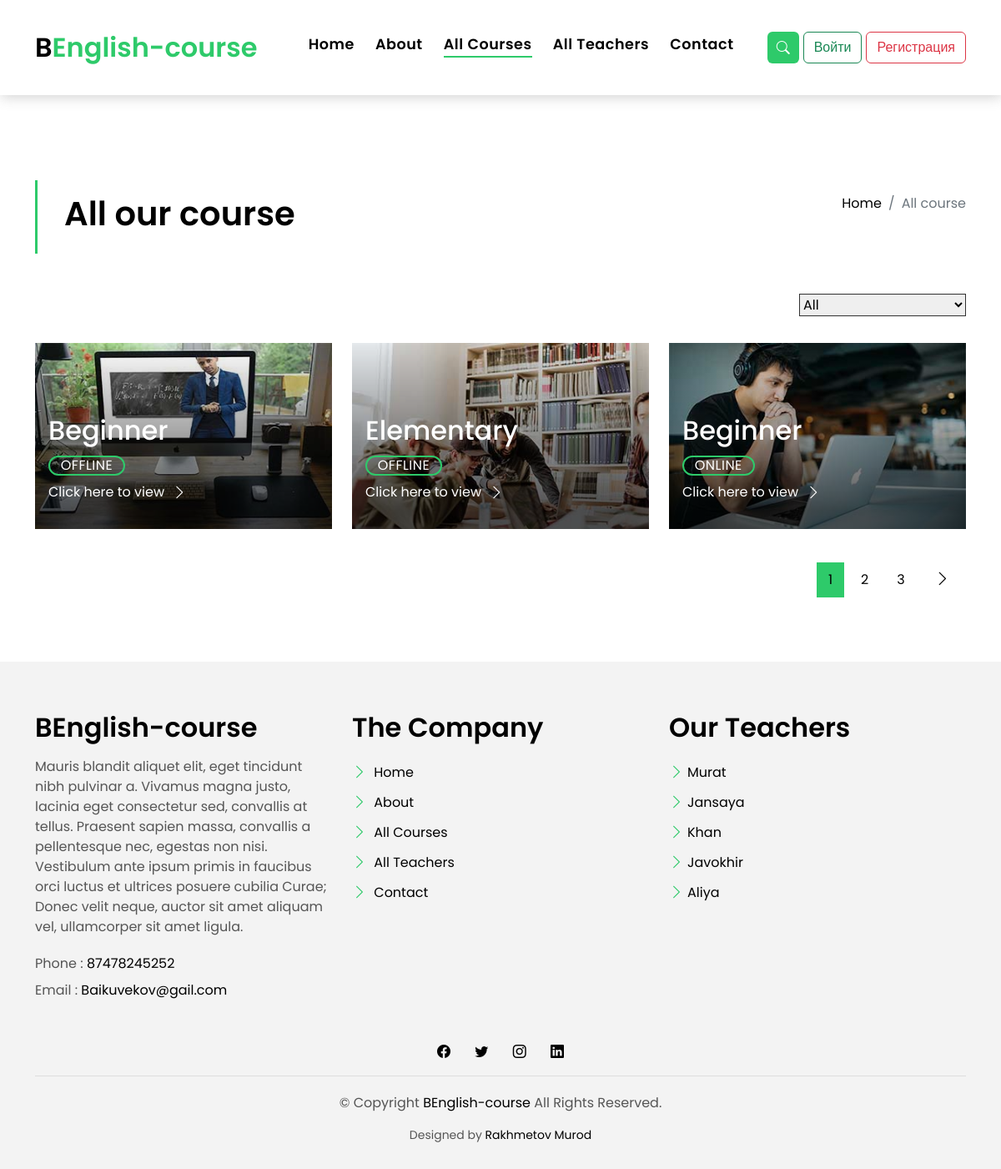
Screenshot of /course/ with the database file from the repository.
### main/models.py (models this page shows, shortened)
class Course(models.Model):
    name = models.CharField(max_length=200, blank=True)
    price = models.IntegerField(default=0, blank=True)
    desc1 = models.TextField()
    desc2 = models.TextField()
    duration = models.CharField(max_length=200, blank=True)
    address = models.CharField(max_length=200, blank=True)
    type_course = models.ForeignKey(Category, on_delete=models.CASCADE, null=True, blank=True)
    logo1 = models.ImageField(upload_to='upload', blank=True)
    logo2 = models.ImageField(upload_to='upload', blank=True)
    teacher = models.ForeignKey(Teacher, on_delete=models.CASCADE, null=True, blank=True)
    location_cart = models.CharField(max_length=200, blank=True)

class Category(models.Model):
    name = models.CharField(max_length=200, blank=True)
    logo = models.ImageField(upload_to='upload', blank=True)
    posted_date = models.DateTimeField(default=datetime.now())

class AboutCompany(models.Model):
    name = models.CharField(max_length=200, blank=True)
    name_author = models.CharField(max_length=200, blank=True)
    desc1 = models.TextField()
    desc2 = models.TextField()
    desc_footer = models.TextField()
    phone = models.CharField(max_length=200, blank=True)
    email = models.CharField(max_length=200, blank=True)
    address = models.CharField(max_length=200, blank=True)
    instagram = models.CharField(max_length=200, blank=True)
    facebook = models.CharField(max_length=200, blank=True)
    twitter = models.CharField(max_length=200, blank=True)
    linkedin = models.CharField(max_length=200, blank=True)
    logo_big = models.ImageField(upload_to='upload', blank=True)
    logo_author = models.ImageField(upload_to='upload', blank=True)

class Teacher(models.Model):
    name = models.CharField(max_length=200, blank=True)
    desc = models.TextField()
    logo = models.ImageField(upload_to='upload', blank=True)
    phone = models.CharField(max_length=200, blank=True)
    email = models.CharField(max_length=200, blank=True)
    skype = models.CharField(max_length=200, blank=True)
    instagram = models.CharField(max_length=200, blank=True)
    facebook = models.CharField(max_length=200, blank=True)
    twitter = models.CharField(max_length=200, blank=True)
    linkedin = models.CharField(max_length=200, blank=True)
    category = models.ForeignKey(Category, on_delete=models.CASCADE, null=True, blank=True)
    best_teacher = models.BooleanField(default=False)
    assistant = models.BooleanField(default=False)
    experience = models.CharField(max_length=200, blank=True)

### main/views.py (the view)
# urls.py: path('course/', courseHandler),
def courseHandler(request):
    user_id = request.session.get('user_id', None)
    active_user = None
    if user_id:
        active_user = SiteUser.objects.get(id=int(user_id))
    teachers = Teacher.objects.all()
    sort = request.GET.get('sort', 'all')
    about = AboutCompany.objects.all()
    if sort == 'offline':
        courses = Course.objects.filter(type_course__name="Offline")
    elif sort == 'online':
        courses = Course.objects.filter(type_course__name="Online")
    else:
        courses = Course.objects.all()
    limit = request.GET.get('limit', 3)
    current_page = int(request.GET.get('page', 1))
    total = len(courses)
    pages_count = ceil(total / limit)
    pages = range(1, pages_count + 1)
    stop = current_page * limit
    start = stop - limit
    prev_page = current_page - 1
    next_page = None
    if current_page < pages_count:
        next_page = current_page + 1
    return render(request, 'all-course.html', {
        'courses': courses[start:stop],
        'pages': pages,
        'prev_page': prev_page,
        'next_page': next_page,
        'current_page': current_page,
        'sort': sort,
        'teachers': teachers,
        'about': about,
        'active_user': active_user,
        'user_id': user_id,
    })

### template/all-course.html (shortened to what this page needs)
{% extends 'base.html' %}
{% block content %}
<main id="main">
    <section class="intro-single">
        <div class="container">
            <div class="row">
                <div class="col-md-12 col-lg-8">
                    <div class="title-single-box">
                        <h1 class="title-single">All our course</h1>
                    </div>
                </div>
                <div class="col-md-12 col-lg-4">
                    <nav aria-label="breadcrumb" class="breadcrumb-box d-flex justify-content-lg-end">
                        <ol class="breadcrumb">
                            <li class="breadcrumb-item">
                                <a href="/">Home</a>
                            </li>
                            <li class="breadcrumb-item active" aria-current="page">
                                All course
                            </li>
                        </ol>
                    </nav>
                </div>
            </div>
        </div>
    </section>
    <section class="property-grid grid">
        <div class="container">
            <div class="row">
                <div class="col-sm-12">
                    <div class="grid-option">
                        <form>
                            <select name="sort" class="custom-select js-changes">
                                <option value="all" {% if sort == 'all' %} selected {% endif %}>All</option>
                            </select>
                        </form>
                    </div>
                </div>
                {% for c in courses %}
                <div class="col-md-4">
                    <div class="card-box-a card-shadow">
                        <div class="img-box-a">
                            <img src="/media/{{ c.logo1 }}/" alt="" class="img-a img-fluid">
                        </div>
                        <div class="card-overlay">
                            <div class="card-overlay-a-content">
                                <div class="card-header-a">
                                    <h2 class="card-title-a">
                                        <a href="/course/{{ c.id }}/">{{ c.name }}</a>
                                    </h2>
                                </div>
                                <div class="card-body-a">
                                    <div class="price-box d-flex">
                                        <span class="price-a">{{ c.type_course.name }}</span>
                                    </div>
                                    <a href="/course/{{ c.id }}/" class="link-a">Click here to view
                                        <span class="bi bi-chevron-right"></span>
                                    </a>
                                </div>
                            </div>
                        </div>
                    </div>
                </div>
                {% endfor %}
            </div>
            <div class="row">
                <div class="col-sm-12">
                    <nav class="pagination-a">
                        <ul class="pagination justify-content-end">
                            <li class="page-item">
                                <a class="page-link" href="/course/?page={{ prev_page }}&sort={{ sort }}">
                                </a>
                            </li>
                            {% for p in pages %}
                            <li class="page-item {% if current_page == p %} active {% endif %}">
                                <a class="page-link" href="/course/?page={{ p }}&sort={{ sort }}">{{ p }}</a>
                            </li>
                            {% endfor %}
                            {% if next_page %}
                            <li class="page-item next">
                                <a class="page-link" href="/course/?page={{ next_page }}&sort={{ sort }}">
                                    <span class="bi bi-chevron-right"></span>
                                </a>
                            </li>
                            {% endif %}
                        </ul>
                    </nav>
                </div>
            </div>
        </div>
    </section>
</main>
{% endblock %}

### template/base.html (shortened to what this page needs)
<!DOCTYPE html>
<html lang="en">
<head>
    <link href="/static/vendor/animate.css/animate.min.css" rel="stylesheet">
    <link href="/static/vendor/bootstrap/css/bootstrap.min.css" rel="stylesheet">
    <link href="/static/vendor/bootstrap-icons/bootstrap-icons.css" rel="stylesheet">
    <link href="/static/vendor/swiper/swiper-bundle.min.css" rel="stylesheet">
    <link rel="stylesheet" href="path/to/font-awesome/css/font-awesome.min.css">
    <link href="/static/css/style.css" rel="stylesheet">
</head>
<body>
<nav class="navbar navbar-default navbar-trans navbar-expand-lg fixed-top">
    <div class="container">
        <a class="navbar-brand text-brand" href="/">B<span class="color-b">English-course</span></a>
        <div class="navbar-collapse collapse justify-content-center" id="navbarDefault">
            <ul class="navbar-nav">
                <li class="nav-item">
                    <a class="nav-link js-home-active" href="/">Home</a>
                </li>
                <li class="nav-item">
                    <a class="nav-link js-about-active" href="/about/">About</a>
                </li>
                <li class="nav-item">
                    <a class="nav-link js-courses-active" href="/course/">All Courses</a>
                </li>
                <li class="nav-item">
                    <a class="nav-link js-teachers-active" href="/teachers/">All Teachers</a>
                </li>
                <li class="nav-item">
                    <a class="nav-link js-contact-active" href="/contact/">Contact</a>
                </li>
            </ul>
        </div>
        <button type="button" class="btn btn-b-n navbar-toggle-box navbar-toggle-box-collapse" data-bs-toggle="collapse"
                data-bs-target="#navbarTogglerDemo01">
            <i class="bi bi-search"></i>
        </button>
        {% if active_user %}
            <a href="profile/edit" style="margin-left: 5px;" class="btn btn-outline-success">{{ active_user.last_name }} {{ active_user.first_name }} {% if not active_user.last_name and not active_user.first_name %}{{ active_user.phone }} {{ active_user.email }} {% endif %}</a>
            <a href="/logout" style="margin-left: 5px;" class="btn btn-outline-danger">Выход</a>
        {% else %}
            <a href="/login" style="margin-left: 5px;" class="btn btn-outline-success">Войти</a>
            <a href="/register" style="margin-left: 5px;" class="btn btn-outline-danger">Регистрация</a>
        {% endif %}
    </div>
</nav>
{% block content %}
{% endblock %}
<section class="section-footer">
    <div class="container">
        <div class="row">
            <div class="col-sm-12 col-md-4">
                {% for a in about %}
                    <div class="widget-a">
                        <div class="w-header-a">
                            <h3 class="w-title-a text-brand">{{ a.name }}</h3>
                        </div>
                        <div class="w-body-a">
                            <p class="w-text-a color-text-a">{{ a.desc_footer}}</p>
                        </div>
                        <div class="w-footer-a">
                            <ul class="list-unstyled">
                                <li class="color-a">
                                    <span class="color-text-a">Phone :</span> {{ a.phone }}
                                </li>
                                <li class="color-a">
                                    <span class="color-text-a">Email :</span> {{ a.email }}
                                </li>
                            </ul>
                        </div>
                    </div>
                {% endfor %}
            </div>
            <div class="col-sm-12 col-md-4 section-md-t3">
                <div class="widget-a">
                    <div class="w-header-a">
                        <h3 class="w-title-a text-brand">The Company</h3>
                    </div>
                    <div class="w-body-a">
                        <div class="w-body-a">
                            <ul class="list-unstyled">
                                <li class="item-list-a">
                                    <i class="bi bi-chevron-right"></i> <a href="/">Home</a>
                                </li>
                                <li class="item-list-a">
                                    <i class="bi bi-chevron-right"></i> <a href="/about/">About</a>
                                </li>
                                <li class="item-list-a">
                                    <i class="bi bi-chevron-right"></i> <a href="/course/">All Courses</a>
                                </li>
                                <li class="item-list-a">
                                    <i class="bi bi-chevron-right"></i> <a href="/teachers/">All Teachers</a>
                                </li>
                                <li class="item-list-a">
                                    <i class="bi bi-chevron-right"></i> <a href="/contact/">Contact</a>
                                </li>
                            </ul>
                        </div>
                    </div>
                </div>
            </div>
            <div class="col-sm-12 col-md-4 section-md-t3">
                <div class="widget-a">
                    <div class="w-header-a">
                        <h3 class="w-title-a text-brand">Our Teachers</h3>
                    </div>
                    <div class="w-body-a">
                        <ul class="list-unstyled">
                            {% for te in teachers %}
                            <li class="item-list-a">
                                <i class="bi bi-chevron-right"></i><a href="/teacher/{{ te.id }}/">{{ te.name }}</a>
                            </li>
                            {% endfor %}
                        </ul>
                    </div>
                </div>
            </div>
        </div>
    </div>
</section>
<footer>
    <div class="container">
        <div class="row">
            <div class="col-md-12">
                <div class="socials-a">
                    <ul class="list-inline">
                        {% for ab in about %}
                        <li class="list-inline-item">
                            <a href="http://www.facebook.com/{{ ab.facebook }}/">
                                <i class="bi bi-facebook" aria-hidden="true"></i>
                            </a>
                        </li>
                        <li class="list-inline-item">
                            <a href="https://twitter.com/{{ ab.twitter }}">
                                <i class="bi bi-twitter" aria-hidden="true"></i>
                            </a>
                        </li>
                        <li class="list-inline-item">
                            <a href="https://www.instagram.com/{{ ab.instagram }}/">
                                <i class="bi bi-instagram" aria-hidden="true"></i>
                            </a>
                        </li>
                        <li class="list-inline-item">
                            <a href="https://www.linkedin.com/in/{{ ab.linkedin }}/">
                                <i class="bi bi-linkedin" aria-hidden="true"></i>
                            </a>
                        </li>
                        {% endfor %}
                    </ul>
                </div>
                <div class="copyright-footer">
                    <p class="copyright color-text-a">
                        &copy; Copyright
                        <span class="color-a">BEnglish-course</span> All Rights Reserved.
                    </p>
                </div>
                <div class="credits">
                    Designed by <a href="https://bootstrapmade.com/">Rakhmetov Murod</a>
                </div>
            </div>
        </div>
    </div>
</footer>
</body>
</html>

### rows the page displays
Course: logo1 (picture), name "Beginner", type_course.name "OFFLINE"
Course: logo1 (picture), name "Elementary", type_course.name "OFFLINE"
Course: logo1 (picture), name "Beginner", type_course.name "ONLINE"
AboutCompany: name "BEnglish-course", desc_footer "Mauris blandit aliquet elit, eget tincidunt nibh pulvinar a. Vivamus magna justo, lacinia eget consectetur sed, convallis at tellus. Praesent sapien massa, convallis a pellentesque nec, egestas non nisi. Vestibulum ante ipsum primis in faucibus orci luctus et ultrices posuere cubilia Curae; Donec velit neque, auctor sit amet aliquam vel, ullamcorper sit amet ligula.", phone "87478245252", email "Baikuvekov@gail.com"
Teacher: name "Murat"
Teacher: name "Jansaya"
Teacher: name "Khan"
Teacher: name "Javokhir"
Teacher: name "Aliya"

### other values shown
{{ p }} "1" "2" "3"
